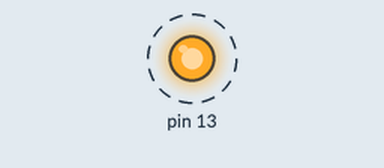
Simulated run of this sketch. Board: Arduino Uno, built with avr-gcc and run on an emulated ATmega328P. Shown: output pins drawn as LEDs (lit = HIGH). Dashed ring = blinking. What the sketch prints to the serial monitor is not drawn.

Above: at 0.2 s.
Timing chart, 0 to 3.0 s (numbered marks = the images above):
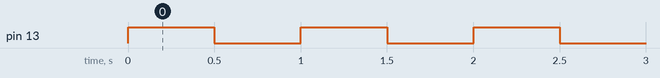

Measured:
- by itself, pin 13: alternates HIGH for 0.50 s and LOW for 0.50 s

The sketch:

heartbeat.ino
```cpp
void setup() {
  Serial.begin(9600);
  pinMode(13, OUTPUT);
}

void loop() {
    int seconds = millis() / 1000;
    digitalWrite(13, HIGH);
    Serial.print(seconds);
    Serial.println(" seconds have passed.");
    Serial.println(millis());
    delay(500);
    digitalWrite(13, LOW);
    delay(500);
}
```
